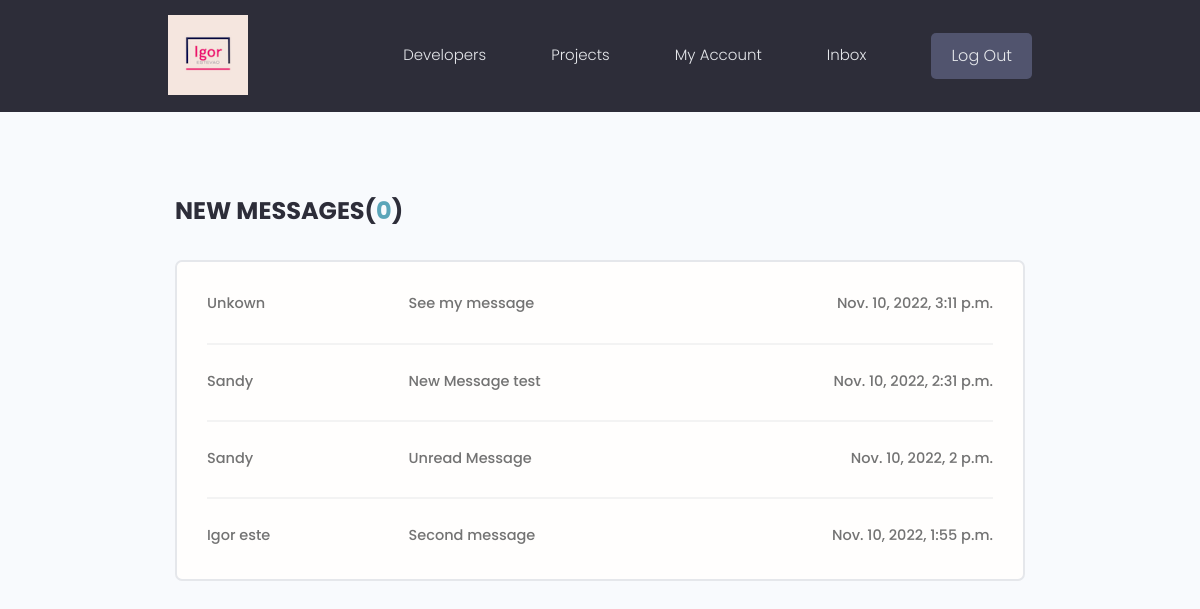
The page /inbox/ (signed in) on the database its author committed.
### users/models.py (models this page shows, shortened)
class Message(models.Model):
  sender = models.ForeignKey(Profile, on_delete=models.SET_NULL, null=True, blank=True)
  recipient = models.ForeignKey(Profile, on_delete=models.SET_NULL, null=True, blank=True, related_name="messages")
  name = models.CharField(max_length=200, null=True, blank=True)
  email = models.EmailField(max_length=200, null=True, blank=True)
  subject = models.CharField(max_length=200, null=True, blank=True)
  body = models.TextField()
  is_read = models.BooleanField(default=False,)
  created = models.DateTimeField(auto_now_add=True) #timestamps just like Rails
  id = models.UUIDField(default=uuid.uuid4, unique=True, primary_key=True, editable=False)
  class Meta:
    ordering = [ "is_read", "-created" ] # order by not read first and last created

### users/views.py (the view)
# urls.py: path("inbox/", views.inbox, name="inbox"),
@login_required(login_url="login")
def inbox(request):
  profile = request.user.profile
  chat_messages = profile.messages.all() # since I set related_name, we call ".messages" instead of message_set
  unread_count = chat_messages.filter(is_read=False).count
  context = {
    "chat_messages" : chat_messages,
    "unread_count" : unread_count
   }
  return render(request, "users/inbox.html", context)

### users/templates/users/inbox.html
{% extends "main.html" %}
{% block content %}
  <main class="inbox my-xl">
    <div class="content-box">
      <h3 class="inbox__title">New Messages(<span>{{ unread_count }}</span>)</h3>
      <ul class="messages">
        {% for message in chat_messages %}
          <li class="message {% if message.is_read == False %}message--unread{% endif %}">
            <a href="{% url 'message' message.id %}">
              <span class="message__author">{{ message.name }}</span>
              <span class="message__subject">{{ message.subject }}</span>
              <span class="message__date">{{ message.created }}</span>
            </a>
          </li>
        {% endfor %}
      </ul>
    </div>
  </main>
{% endblock %}

### static/styles/app.css (style rules this page uses)
:root { --color-sub: #2d2d39; }
.content-box { width: 95%; max-width: 85rem; margin: 0 auto; }
.inbox { height: 90vh; }
.inbox__title, .inbox__title span { font-size: 2.4rem; font-weight: 700; color: var(--color-sub); text-transform: uppercase; text-align: left; margin-bottom: 3rem; }
.inbox__title span { color: var(--color-main); }
.messages { list-style: none; background: var(--color-white); padding: 0.5rem 3rem; border: 2px solid var(--color-light); border-radius: 0.7rem; }
.message { padding: 2.5rem 0; }
.message > a span { font-size: 1.45rem; font-weight: 500; }
.message:not(:last-child) { border-bottom: 2px solid var(--color-white-light); }
.message > a { display: flex; gap: 1rem; }
.message__author, .message__date { flex-basis: 25%; }
.message__subject { flex-basis: 50%; }
.message__date { text-align: right; }

### static/uikit/styles/modules/_variables.css (style rules this page uses)
:root { --color-main: #5aa5b9; --color-main-light: #e6faff; --color-sub: #3f4156; --color-sub-light: #51546e; --color-sub-lighter: #ededfd; --color-text: #737373; --color-gray: #8b8b8b; --color-light: #e5e7eb; --color-light-gray: #767676; --color-bg: #f8fafd; --color-white: #fffefd; --color-white-light: #f3f3f3; --color-success: #359e64; --color-success-bg: #def8e8; --color-error: #fc4b0b; --color-error-bg: #fff2ee; --font-base: 'Poppins', arial, helvetica, 'Segoe UI', roboto, ubuntu, sans-serif; --font-monospace: 'Fira Code', 'Courier New', courier, monospace; --font-regular: 300; --font-medium: 500; --font-bold: 700; --generic-shadow: 1px 1px 5px #00000010; --generic-transition: all 0.3s ease-in-out; }

### static/uikit/styles/modules/_base.css (style rules this page uses)
* { margin: 0; padding: 0; box-sizing: border-box; text-rendering: optimizeLegibility; color: inherit; font-size: inherit; }
html { font-size: 50%; }
@media only screen and (min-width: 480px) { html { font-size: 56.25%; } }
@media only screen and (min-width: 1200px) { html { font-size: 62.5%; } }
body { line-height: 1.6; font-weight: 400; font-size: 1.5rem; color: var(--color-text); background-color: var(--color-bg); min-height: 100vh; }

### static/uikit/styles/modules/_typography.css (style rules this page uses)
* { font-family: var(--font-base); }
h3 { font-size: 3.2rem; font-weight: var(--font-medium); }
p, span, strong { font-size: 1.6rem; color: var(--color-text); font-weight: var(--font-regular); }
a { padding-bottom: 2px; text-decoration: none; display: inline-block; color: var(--color-main); font-weight: var(--font-medium); }

### static/uikit/styles/modules/_utilities.css (style rules this page uses)
.my-xl { margin: 8rem auto; }

### rows shown on the page
Message: name "Unkown", subject "See my message", created "Nov. 10, 2022, 3:11 p.m."
Message: name "Sandy", subject "New Message test", created "Nov. 10, 2022, 2:31 p.m."
Message: name "Sandy", subject "Unread Message", created "Nov. 10, 2022, 2 p.m."
Message: name "Igor este", subject "Second message", created "Nov. 10, 2022, 1:55 p.m."

### other values the page prints
{{ unread_count }} "0"
